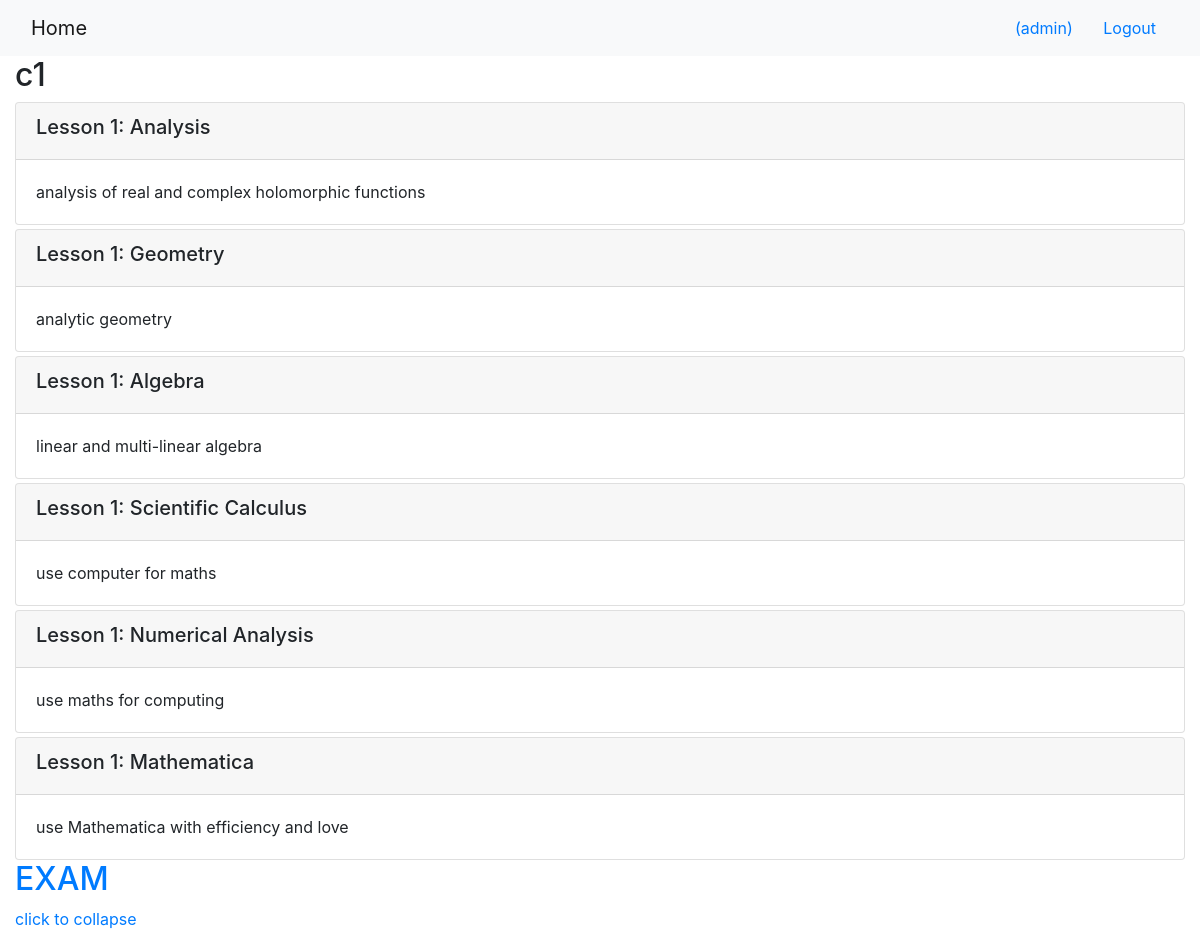
/onlinecourse/1/ (signed in), run on the app's committed database.
### onlinecourse/models.py (models this page shows, shortened)
class Course(models.Model):
    id=models.AutoField(auto_created=True, primary_key=True, serialize=False, verbose_name='ID')
    name = models.CharField(null=False, max_length=30, default='online course')
    image = models.ImageField(upload_to='course_images/')
    description = models.CharField(max_length=1000)
    pub_date = models.DateField(null=True)
    instructors = models.ManyToManyField(Instructor)
    users = models.ManyToManyField(settings.AUTH_USER_MODEL, through='Enrollment')
    total_enrollment = models.IntegerField(default=0)
    is_enrolled = False

class Lesson(models.Model):
    id=models.AutoField(auto_created=True, primary_key=True, serialize=False, verbose_name='ID')
    title = models.CharField(max_length=200, default="title")
    order = models.IntegerField(default=0)
    course = models.ForeignKey(Course, on_delete=models.CASCADE)
    content = models.TextField()

### onlinecourse/views.py (the view)
# urls.py: path('<int:pk>/', views.CourseDetailView.as_view(), name='course_details'),
class CourseDetailView(generic.DetailView):
    model = Course
    template_name = 'onlinecourse/course_detail_bootstrap.html'

### onlinecourse/templates/onlinecourse/course_detail_bootstrap.html (shortened to what this page needs)
<!DOCTYPE html>
<html lang="en">
<head>
     {% load static %}
    <link rel="stylesheet" href="https://maxcdn.bootstrapcdn.com/bootstrap/4.5.2/css/bootstrap.min.css">
</head>
<body>
    <nav class="navbar navbar-light bg-light">
        <div class="container-fluid">
            <div class="navbar-header">
                  <a class="navbar-brand" href="{% url 'onlinecourse:index' %}">Home</a>
            </div>
            <ul class="nav navbar-nav navbar-right">
                {% if user.is_authenticated %}
                <li>
                    <a class="btn btn-link" href="#">{{ user.first_name }}({{ user.username }})</a>
                    <a class="btn btn-link" href="{% url 'onlinecourse:logout' %}">Logout</a>
                </li>
                {% endif %}
            </ul>
        </div>
    </nav>
    <div class="container-fluid">
            <h2>{{ course.name }}</h2>
            <div class="card-columns-vertical">
                {% for lesson in course.lesson_set.all %}
                    <div class="card mt-1">
                        <div class="card-header"><h5>Lesson {{lesson.order|add:1}}: {{lesson.title}}</h5></div>
                        <div class="card-body">{{lesson.content}}</div>
                    </div>
                {% endfor %}
            </div>
      </div>
     <div class="container-fluid">
           <a href="#exam" data-toggle="collapse"><h2>EXAM</h2> click to collapse</a>
    </div>
</body>
</html>

### data on the page
Course: name "c1"
Lesson: order|add "1", title "Analysis", content "analysis of real and complex holomorphic functions"
Lesson: order|add "1", title "Geometry", content "analytic geometry"
Lesson: order|add "1", title "Algebra", content "linear and multi-linear algebra"
Lesson: order|add "1", title "Scientific Calculus", content "use computer for maths"
Lesson: order|add "1", title "Numerical Analysis", content "use maths for computing"
Lesson: order|add "1", title "Mathematica", content "use Mathematica with efficiency and love"

### other printed values
{{ user.username }} "admin"
